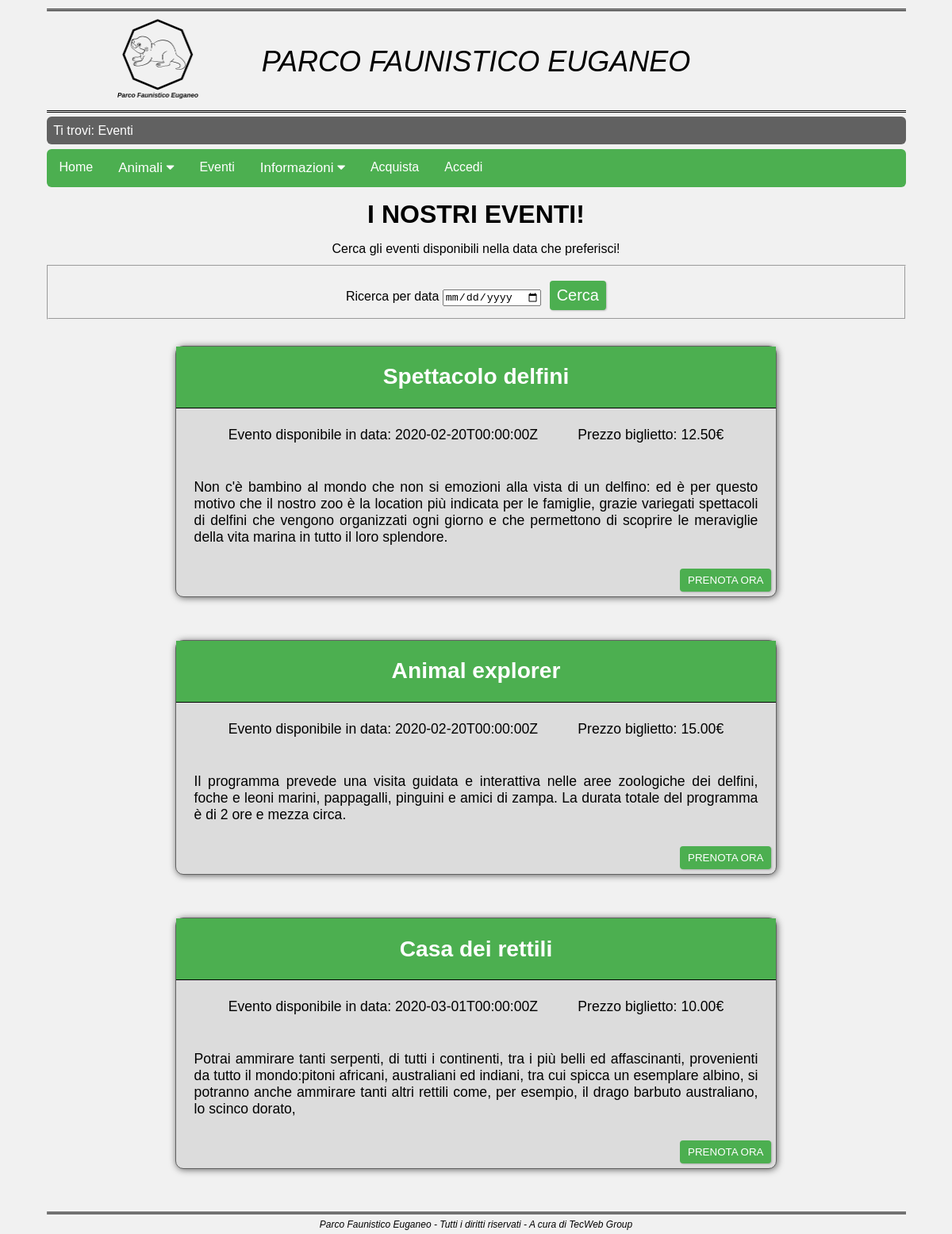
Screenshot of /PAGES/eventi.php with the database file from the repository.
### tables this page shows
CREATE TABLE IF NOT EXISTS Eventi (
    ID int(11) AUTO_INCREMENT,
    Nome varchar(50),
    Prezzo decimal(5,2),
    Data date,
    Descrizione text,
    PRIMARY KEY(ID)
);

### PHP/api/fnFind.php (called while the page is built, shortened)
<?php
function find($beanName, $model) {
	global $beansMaps;
	$response = (Object) [
		"status" => false
		,"response" => "init"
	];
	$sqlTableName	= $beanName && isset($beansMaps->{$beanName}) && isset($beansMaps->{$beanName}->sqlTableName)	? $beansMaps->{$beanName}->sqlTableName	: null;
	$sqlFieldsMap	= $beanName && isset($beansMaps->{$beanName}) && isset($beansMaps->{$beanName}->sqlFieldsMap)	? $beansMaps->{$beanName}->sqlFieldsMap	: null;
	$joins			= $beanName && isset($beansMaps->{$beanName}) && isset($beansMaps->{$beanName}->joins)			? $beansMaps->{$beanName}->joins		: [];
	$children		= $beanName && isset($beansMaps->{$beanName}) && isset($beansMaps->{$beanName}->children)		? $beansMaps->{$beanName}->children		: null;
	$dbh			= $beanName && isset($beansMaps->{$beanName}) && isset($beansMaps->{$beanName}->dbh)			? $beansMaps->{$beanName}->dbh			: null;
	$virgoletta_open = "";
	$virgoletta_close = "";
	if (!$beanName) {
		$response->response = "beanName is null";
	} else if (!isset($beansMaps->{$beanName})) {
		$response->response = "bean '$beanName' not found";
	} else if (!$sqlTableName) {
		$response->response = "tableName is null";
	} else if (!$sqlFieldsMap) {
		$response->response = "fieldsMap is null";
	} else if (!$dbh) {
		$response->response = "dbh is null";
	} else {
		if ($dbh->getAttribute(PDO::ATTR_DRIVER_NAME) == "mysql") {
			$virgoletta_open = "`";
			$virgoletta_close = "`";
		} else if ($dbh->getAttribute(PDO::ATTR_DRIVER_NAME) == "dblib") {
			$virgoletta_open = "[";
			$virgoletta_close = "]";
		} else {
			$virgoletta_open = "`";
			$virgoletta_close = "`";
		}
		$sqlFields = "";
		foreach ($sqlFieldsMap as $jsField => $sqlField) {
			$sqlFieldName = $sqlField->name;
			if (isset($sqlField->options) && isset($sqlField->options->type)) switch ($sqlField->options->type) {
				case "date":
					$sqlFieldName = "$virgoletta_open$sqlFieldName$virgoletta_close";
					if ($dbh->getAttribute(PDO::ATTR_DRIVER_NAME) == "mysql") {
						$sqlFieldName = "DATE_FORMAT($sqlFieldName, '%Y-%m-%dT%TZ')";
					} else if ($dbh->getAttribute(PDO::ATTR_DRIVER_NAME) == "dblib") {
						$sqlFieldName = "CASE WHEN $sqlFieldName IS NULL THEN NULL ELSE CONVERT(VARCHAR(19), $sqlFieldName, 126) + 'Z' END";
					}
					break;
			} else {
				$sqlFieldName = "$virgoletta_open$sqlFieldName$virgoletta_close";
			}
			$sqlFields .= ($sqlFields != "" ? "," : "") . "$sqlFieldName AS $virgoletta_open$jsField$virgoletta_close";
		}
		$sql_joins = "";
		$params = [];
		$where = "";
		$where = $where ? "WHERE $where" : "";
		$sql = "SELECT $sqlFields FROM $virgoletta_open$sqlTableName$virgoletta_close AS $virgoletta_open$beanName"."s$virgoletta_close$sql_joins $where";
		$query = query($dbh, $sql, $params);
		$rows = [];
		if ($query->status) {
			$rows = $query->rows && count($query->rows) > 0 ? $query->rows : [];
		} else {
			$response->response = $query->error;
		}
		if ($query->status) {
			$response->response = $rows;
			$response->status = true;
		}
	}
	return $response;
}
?>

### PHP/api/fnQuery.php (called while the page is built, shortened)
<?php
function query($dbh, $sql, $params) {
	$params = $params ? $params : [];
	$status = false;
	$rows = null;
	$lastInsertId = null;
	$rowCount = null;
	$error = null;
	if ($dbh) {
		try {
			$sql_params = [];
			$sql_params_index_deleted = [];
			for ($sql_param_index = 0; $sql_param_index < count($params); $sql_param_index++) {
				if (isset($params[$sql_param_index])) {
					$sql_params[] = $params[$sql_param_index];
				} else {
					$sql_params_index_deleted[] = $sql_param_index;
				}
			}
			$stmt = $dbh->prepare($sql);
			$stmt->execute($sql_params);
			$rowCount = $stmt->rowCount();
			$rows = [];
			try {
				$rows = $stmt->fetchAll(PDO::FETCH_ASSOC);
				foreach ($rows as &$row) {
					$row = (Object) array_map(function($data) {
						return isset($data) && $data && is_string($data) && !preg_match('!\S!u', $data) ? utf8_encode($data) : $data;
					}, $row);
				}
			} catch (Exception $e) {
			}
			$lastInsertId = $dbh->lastInsertId();
			$status = true;
		} catch (PDOException $e) {
			$error = $e->getMessage() . "\n\r\n\rMore info: \n\rSQL:\n\r\n\r$sql\n\rParams:\n\r" . json_encode($params);
		} catch (Exception $e) {
			$error = $e->getMessage();
		}
	} else {
		$error = "dbh is null";
	}
	return (Object) [
		"status"		=> $status
		,"rows"			=> $rows
		,"lastInsertId"	=> $lastInsertId
		,"rowCount"		=> $rowCount
		,"error"		=> $error
	];
}
?>

### PAGES/eventi.php (the view, shortened to what this page needs)
<?php
require_once "../PHP/modulesInit.php";
require("../PHP/api/beansMaps.php");
require("../PHP/api/fnQuery.php");
require("../PHP/api/fnFind.php");
$output = file_get_contents("../HTML/eventi.html");
$output = str_replace('<a href="eventi.php">','</a>',$output);
$output = str_replace("<menu></menu>",modulesInit::menu(),$output);
$output = str_replace("<breadcrumb></breadcrumb>",modulesInit::breadcrumb("Eventi"),$output);
$result ='';
if($dbh) {
    $query = null;
    if(isset($_POST['cercaData'])) {
        $data = $_POST['cercaData'];
        $query=find("EventoBean", (Object)['Data' => $data]);
    }
    else {
        $query=find("EventoBean", null);
    }
    if ($query->status) {
        if ($query->response && count($query->response) > 0) {
            $result = "<div id=\"risultatiEventi\">";
            if (isset($_SESSION["logged"])){
                foreach($query->response as $eventi) {
                    $result .= "<div class=\"containerEventi\">
                                    <div class=\"titoloEvento\">".$eventi->Nome."</div>
                                    <div class=\"dataEvento\"> Evento disponibile in data: ".$eventi->Data."</div>
                                    <div class=\"prezzoEvento\">Prezzo biglietto: ".$eventi->Prezzo."€</div>
                                    <div class=\"descrizioneEvento\">".$eventi->Descrizione."</div>
                                    <form class=\"buttonPrenota\" action=\"../PAGES/acquista.php\" method=\"POST\">
                                        <button type=\"submit\" name=\"prenota\" value=\"$eventi->Nome\" class=\"button internal-button\">PRENOTA ORA</button>
                                    </form>
                                </div>";
                }
            }
            else{
                foreach($query->response as $eventi) {
                    $result .= "<div class=\"containerEventi\">
                                    <div class=\"titoloEvento\">".$eventi->Nome."</div>
                                    <div class=\"dataEvento\">Evento disponibile in data: ".$eventi->Data."</div>
                                    <div class=\"prezzoEvento\">Prezzo biglietto: ".$eventi->Prezzo."€</div>
                                    <div class=\"descrizioneEvento\">".$eventi->Descrizione."</div>
                                    <form class=\"buttonPrenota\" action=\"../PHP/login/login.php\" method=\"POST\">
                                        <button type=\"submit\" name=\"prenota\" class=\"button internal-button\">PRENOTA ORA</button>
                                    </form>
                                </div>";
            }
        }
        $result .= "</dl>";
        }
        else {
            $result = "Nessun evento disponibile nel giorno selezionato";
        }
    }
    else {
        $error = $query->response;
        $result = "<p class=\"msgErr\">La query non &egrave; andata a buon fine. Per favore, riprova $error.</p>";
    }
}
else {
    $result = "<p class=\"msgErr\">Connessione al database degli eventi fallita. Per favore, riprova.</p>";
}
$output = str_replace("<eventiselezionati/>",$result,$output);
echo $output;
?>

### CSS/cssGenerale.css (style rules this page uses)
* { margin: auto; }
html, body { font-family: Verdana, Arial, Helvetica, sans-serif; font-size: 100%; max-width: 95%; margin: auto; padding: 0; height: 100%; }
body { background-color: #F1F1F1; }
abbr, a, a:hover { text-decoration: none; }
.titolo { text-align: center; font-weight: bolder; display: block; padding: 1.5%; font-size: 2em; }
.button { background-color: #4CAF50; color: #FFFFFF; text-decoration: none; margin-left: 0.3em; font-weight: 500; box-shadow: 1px 1px 2px rgba(0, 0, 0, .2); padding: 0.2em 0.3em; border: 3px solid transparent; border-radius: 4px; float: right; }
.internal-button { cursor: pointer; font-weight: 400; padding: 0.3em 0.5em; float: initial; margin-left: 0; }
#header a { color: #000000; text-decoration: none; }
#header { font-size: 100%; max-width: 100%; margin: 1% 0 0 0; border-top: 3px double #000000; border-bottom: 3px double #000000; overflow: auto; }
.logoHeader { float: left; width: 10%; height: auto; margin-left: 8%; }
#header .nomeSito { font-family: Verdana, Arial, Helvetica, sans-serif; font-size: 3vw; font-style: italic; text-align: center; color: #000000; padding-top: 4%; margin-right: 18%; }
#footer { text-align: center; max-width: 100%; margin: 0.5% 0; border-top: 3px double #000000; overflow: auto; clear: both; }
.parFooter { font-size: 1vw; font-style: italic; text-align: center; padding: 0.5%; }
input[type=submit] { background-color: #4CAF50; color: #FFFFFF; padding: 0.75em 1em; border: none; border-radius: 4px; cursor: pointer; font-size: 1.25em; margin-top: 0.625em; display: block; }

### CSS/eventi.css (style rules this page uses)
.containerEventi { position: relative; text-align: center; background-color: #DCDCDC; font-size: 1.1em; margin-right: 15%; margin-left: 15%; margin-bottom: 5%; border: 1px solid#616161; border-radius: 10px; -webkit-box-shadow: 1px 1px 9px 0px rgba(97,97,97,1); -moz-box-shadow: 1px 1px 9px 0px rgba(97,97,97,1); box-shadow: 1px 1px 9px 0px rgba(97,97,97,1); }
#filtroEventi { width: 100%; text-align: center; margin-bottom: 3%; }
#textLine { margin-bottom: 1%; }
#inviaRicerca { background-color: #4CAF50; color: #FFFFFF; text-decoration: none; margin-left: 0.3em; font-weight: 500; box-shadow: 1px 1px 2px rgba(0, 0, 0, .2); padding: 0.2em 0.3em; border: 3px solid transparent; border-radius: 4px; display:inline-block; }
.titoloEvento { text-align: center; font-weight: bolder; font-size: 1.6em; display: block; padding-top: 3%; padding-bottom: 3%; border-bottom: 1px double black; color: #FFFFFF; background-color: #4CAF50; }
.prezzoEvento { display:inline-block; margin: 3%; }
.dataEvento { display:inline-block; margin: 3%; }
.descrizioneEvento { margin: 3%; text-align: justify; }
.buttonPrenota { display: block; text-align: right; padding: 6px; }

### rows the page displays
eventi: Nome "Spettacolo delfini", Data "2020-02-20T00:00:00Z", Prezzo "12.50", Descrizione "Non c'è bambino al mondo che non si emozioni alla vista di un delfino: ed è per questo motivo che il nostro zoo è la location più indicata per le famiglie, grazie variegati spettacoli di delfini che vengono organizzati ogni giorno e che permettono di scoprire le meraviglie della vita marina in tutto il loro splendore."
eventi: Nome "Animal explorer", Data "2020-02-20T00:00:00Z", Prezzo "15.00", Descrizione "Il programma prevede una visita guidata e interattiva nelle aree zoologiche dei delfini, foche e leoni marini, pappagalli, pinguini e amici di zampa. La durata totale del programma è di 2 ore e mezza circa."
eventi: Nome "Casa dei rettili", Data "2020-03-01T00:00:00Z", Prezzo "10.00", Descrizione "Potrai ammirare tanti serpenti, di tutti i continenti, tra i più belli ed affascinanti, provenienti da tutto il mondo:pitoni africani, australiani ed indiani, tra cui spicca un esemplare albino, si potranno anche ammirare tanti altri rettili come, per esempio, il drago barbuto australiano, lo scinco dorato,"

### other values shown
$breadcrumb "Ti trovi: Eventi"
